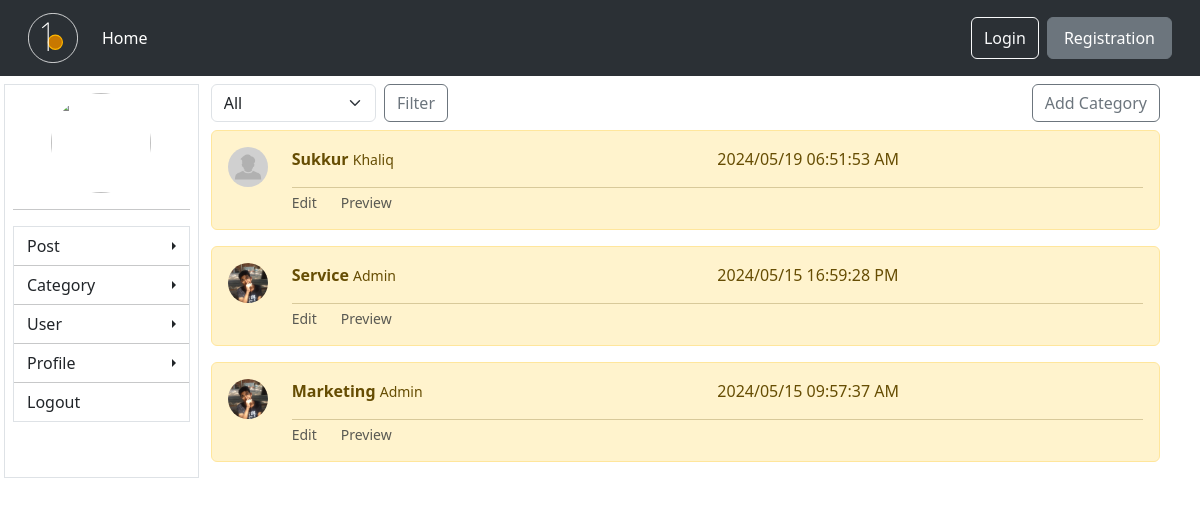
The app's page /dashboard/all-categories/ with its own data.
### blog/models.py (models this page shows, shortened)
class Category(models.Model):
    user = models.ForeignKey(User, on_delete=models.CASCADE, related_name='cat_user')
    name = models.CharField(max_length=200)
    cat_image = models.ImageField(upload_to='cat/img', blank=True)
    create_date = models.DateTimeField(auto_now_add=True)

class Profile(models.Model):
    user = models.OneToOneField(User, on_delete=models.CASCADE)
    profile_pic = models.ImageField(upload_to='images', default='image/profile.png')
    staff = models.CharField(max_length=20, choices=STAFF_SELECTOR , default='Pending')

### dashboard/views.py (the view)
# urls.py: path('all-categories/', views.all_categories, name='all_categories'),
def all_categories(request):
    categories = Category.objects.order_by('-create_date')
    if request.method == 'GET':
        select = request.GET.get('filter')
        if select == 'All':
            categories = Category.objects.order_by('-create_date')
        elif select != None:
            categories = Category.objects.filter(user__username=select).order_by('-create_date')
            print(select)
    return render(request, 'all_categories.html', {'categories' : categories})

### dashboard/templates/all_categories.html (shortened to what this page needs)
{% extends 'dashboard/base.html' %}
{% block content %}
<div class="w-100 d-flex align-items-center justify-content-between mb-2">
    <div class="w-25">
        <form method="get" class="d-flex gap-2 align-items-center">
            <select name="filter" id="filter" class="form-select">
                <option value="All">All</option>
            </select>
            <button type="submit" class="btn btn-outline-secondary">Filter</button>
        </form>
    </div>
    <button class="btn btn-outline-secondary">Add Category</button>
</div>
{% for category in categories %}
<div class="alert alert-warning" role="alert">
    <div class="row">
        <div class="col-auto"><img src="{{category.user.profile.profile_pic.url}}"
                class="rounded-circle object-fit-cover" style="object-position: 0% 0%;" width="40px" height="40px"
                alt=""></div>
        <div class="col">
            <div class="w-100 d-flex">
                <div class="w-75">
                    <strong>{{category.name|capfirst}}</strong> <small>{{category.user.username|capfirst}}</small>
                </div>
                <div class="w-75">
                    <p>{{category.create_date|date:'Y/m/d H:i:s A'}} </p>
                </div>
            </div>
            <hr class="m-0">
            <div class="w-100 row">
                <div class="col-auto form-text">Edit</div>
                <div class="col-auto form-text">Preview</div>
            </div>
        </div>
    </div>
</div>
{% endfor %}
{% endblock content %}

### records on screen
Category: user.profile.profile_pic (placeholder picture), name "Sukkur", user.username "Khaliq", create_date "2024/05/19 06:51:53 AM"
Category: user.profile.profile_pic (picture), name "Service", user.username "Admin", create_date "2024/05/15 16:59:28 PM"
Category: user.profile.profile_pic (picture), name "Marketing", user.username "Admin", create_date "2024/05/15 09:57:37 AM"
